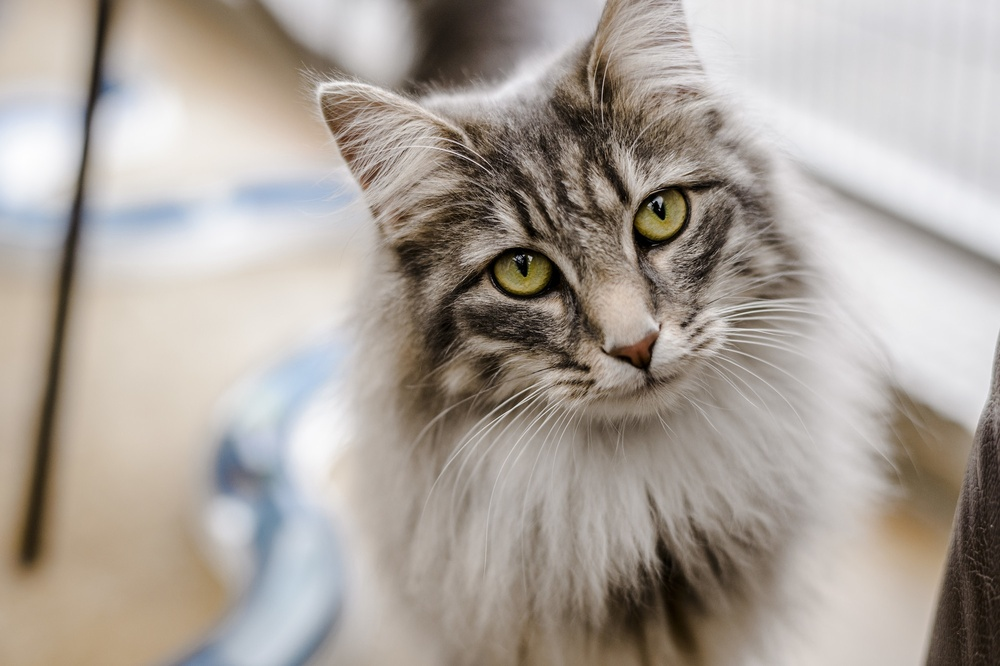
#> input picture cat.jpg, 1000 x 666 px, shrunk from 2000 x 1331 before the run
$ python flipping.py --image cat.jpg
#> lines starting #> are read from the running program, lines starting #| are printed output that depends on the picture
import numpy as np
import argparse
import imutils
import cv2

ap=argparse.ArgumentParser()
ap.add_argument('-i','--image',required=True,
                help="Path")
args=vars(ap.parse_args())

image=cv2.imread(args['image'])
#> image is the input picture: shape (666, 1000, 3); mean B, G, R 154.5, 162.2, 170.3
cv2.imshow("Oriji",image)

flipped=cv2.flip(image,1)
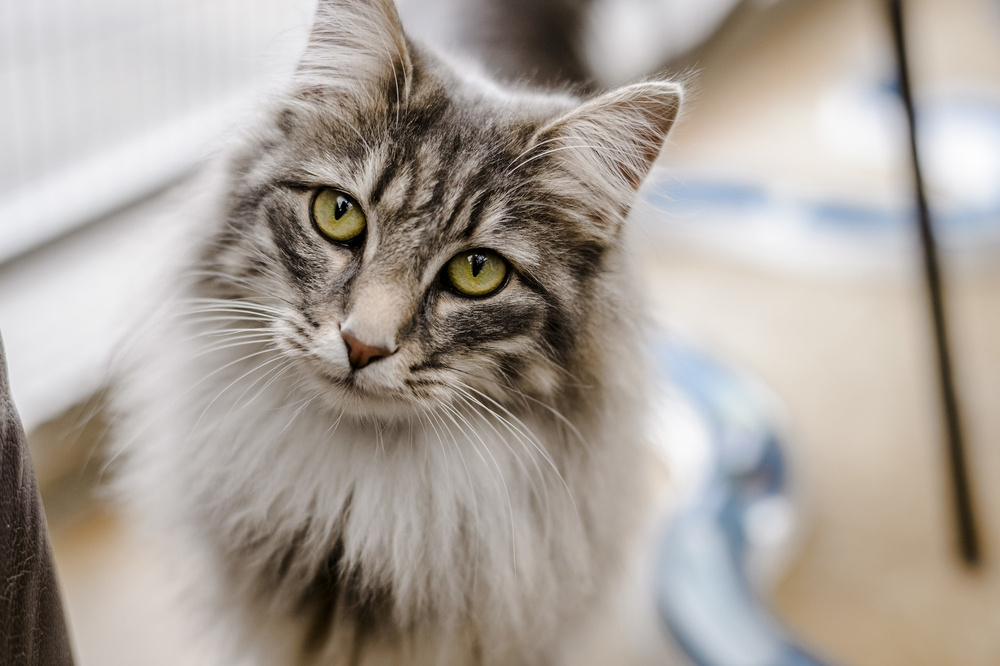
#> flipped: shape (666, 1000, 3); mean B, G, R 154.5, 162.2, 170.3
cv2.imshow('Flipped',flipped)
cv2.waitKey(0)

$ run again, on sadbeagle.png
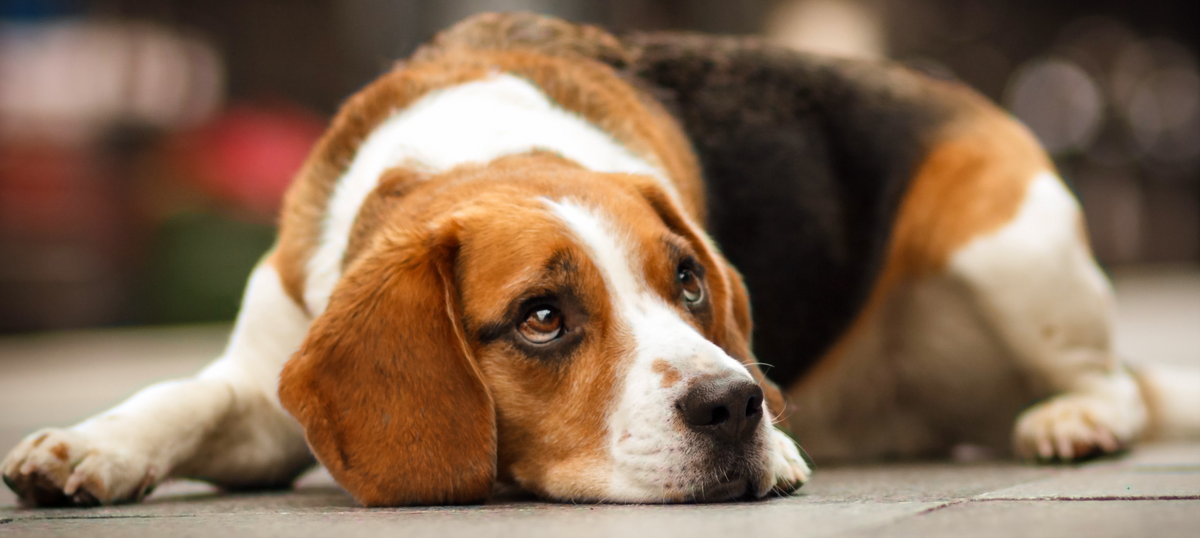
#> input picture sadbeagle.png, 1200 x 538 px
#> image is the input picture: shape (538, 1200, 3); mean B, G, R 85, 107.5, 134.4
#> `flipped=cv2.flip(image,1)`:
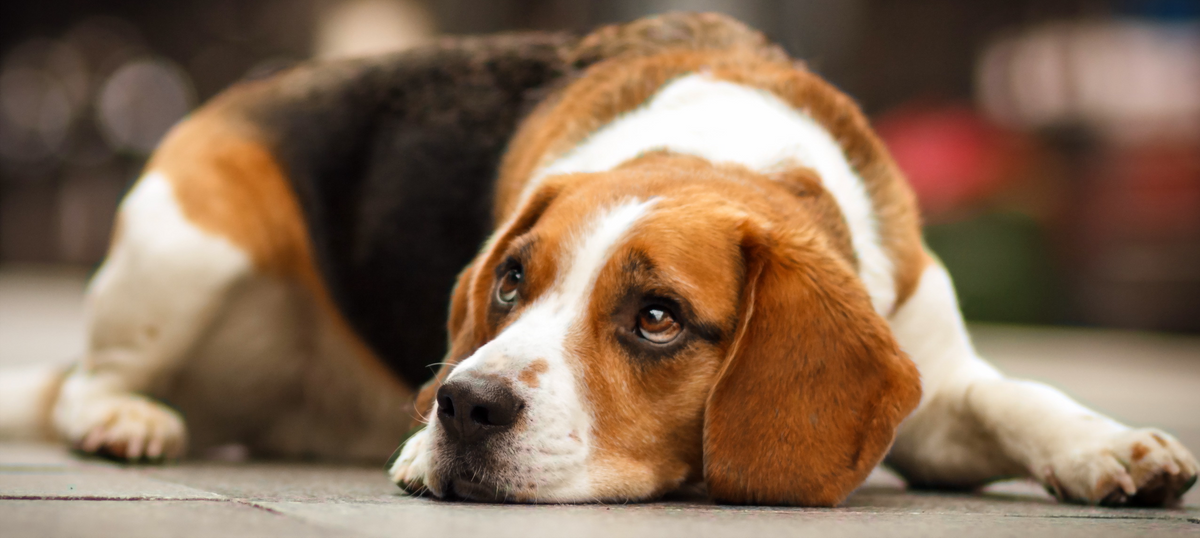
#> flipped: shape (538, 1200, 3); mean B, G, R 85, 107.5, 134.4
